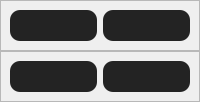
                  <widget class="QFrame" name="rignt_child">
                   <property name="frameShape">
                    <enum>QFrame::NoFrame</enum>
                   </property>
                   <property name="frameShadow">
                    <enum>QFrame::Plain</enum>
                   </property>
                   <layout class="QVBoxLayout" name="verticalLayout_10">
                    <property name="spacing">
                     <number>0</number>
                    </property>
                    <property name="leftMargin">
                     <number>0</number>
                    </property>
                    <property name="topMargin">
                     <number>0</number>
                    </property>
                    <property name="rightMargin">
                     <number>0</number>
                    </property>
                    <property name="bottomMargin">
                     <number>0</number>
                    </property>
                    <item>
                     <widget class="QFrame" name="camera_down">
                      <property name="frameShape">
                       <enum>QFrame::StyledPanel</enum>
                      </property>
                      <property name="frameShadow">
                       <enum>QFrame::Raised</enum>
                      </property>
                      <layout class="QHBoxLayout" name="horizontalLayout_7">
                       <item>
                        <widget class="QLabel" name="camera_1">
                         <property name="font">
                          <font>
                           <family>Arial</family>
                           <pointsize>20</pointsize>
                           <weight>75</weight>
                           <bold>true</bold>
                          </font>
                         </property>
                         <property name="styleSheet">
                          <string notr="true">QLabel{
	background-color: rgb(35, 35, 35);
	border-radius:10px;
	color: rgb(255, 255, 255);
}</string>
                         </property>
                         <property name="text">
                          <string/>
                         </property>
                         <property name="pixmap">
                          <pixmap resource="../resource/asset.qrc">:/icons/asset/camera-off.svg</pixmap>
                         </property>
                         <property name="alignment">
                          <set>Qt::AlignCenter</set>
                         </property>
                        </widget>
                       </item>
                       <item>
                        <widget class="QLabel" name="camera_2">
                         <property name="font">
                          <font>
                           <family>Arial</family>
                           <pointsize>20</pointsize>
                           <weight>75</weight>
                           <bold>true</bold>
                          </font>
                         </property>
                         <property name="styleSheet">
                          <string notr="true">QLabel{
	background-color: rgb(35, 35, 35);
	border-radius:10px;
	color: rgb(255, 255, 255);
}</string>
                         </property>
                         <property name="text">
                          <string/>
                         </property>
                         <property name="pixmap">
                          <pixmap resource="../resource/asset.qrc">:/icons/asset/camera-off.svg</pixmap>
                         </property>
                         <property name="alignment">
                          <set>Qt::AlignCenter</set>
                         </property>
                        </widget>
                       </item>
                      </layout>
                     </widget>
                    </item>
                    <item>
                     <widget class="QFrame" name="camera_top">
                      <property name="frameShape">
                       <enum>QFrame::StyledPanel</enum>
                      </property>
                      <property name="frameShadow">
                       <enum>QFrame::Raised</enum>
                      </property>
                      <layout class="QHBoxLayout" name="horizontalLayout_8">
                       <item>
                        <widget class="QLabel" name="camera_3">
                         <property name="font">
                          <font>
                           <family>Arial</family>
                           <pointsize>20</pointsize>
                           <weight>75</weight>
                           <bold>true</bold>
                          </font>
                         </property>
                         <property name="styleSheet">
                          <string notr="true">QLabel{
	background-color: rgb(35, 35, 35);
	border-radius:10px;
	color: rgb(255, 255, 255);
}</string>
                         </property>
                         <property name="text">
                          <string/>
                         </property>
                         <property name="pixmap">
                          <pixmap resource="../resource/asset.qrc">:/icons/asset/camera-off.svg</pixmap>
                         </property>
                         <property name="alignment">
                          <set>Qt::AlignCenter</set>
                         </property>
                        </widget>
                       </item>
                       <item>
                        <widget class="QLabel" name="camera_4">
                         <property name="font">
                          <font>
                           <family>Arial</family>
                           <pointsize>20</pointsize>
                           <weight>75</weight>
                           <bold>true</bold>
                          </font>
                         </property>
                         <property name="styleSheet">
                          <string notr="true">QLabel{
	background-color: rgb(35, 35, 35);
	border-radius:10px;
	color: rgb(255, 255, 255);
}</string>
                         </property>
                         <property name="text">
                          <string/>
                         </property>
                         <property name="pixmap">
                          <pixmap resource="../resource/asset.qrc">:/icons/asset/camera-off.svg</pixmap>
                         </property>
                         <property name="alignment">
                          <set>Qt::AlignCenter</set>
                         </property>
                        </widget>
                       </item>
                      </layout>
                     </widget>
                    </item>
                   </layout>
                  </widget>
